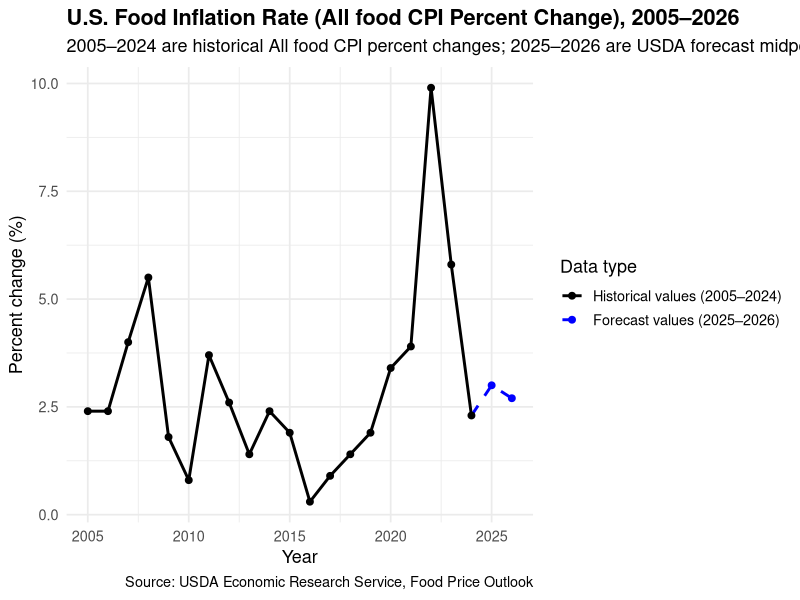
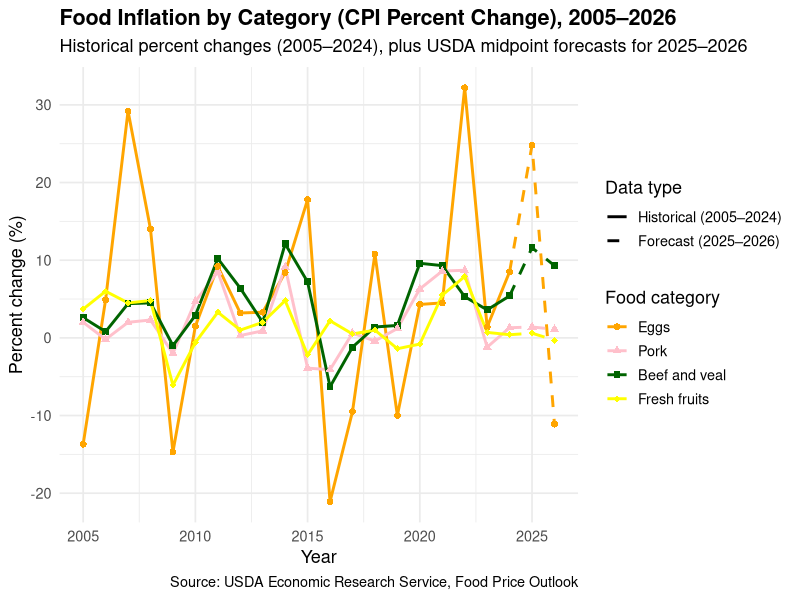
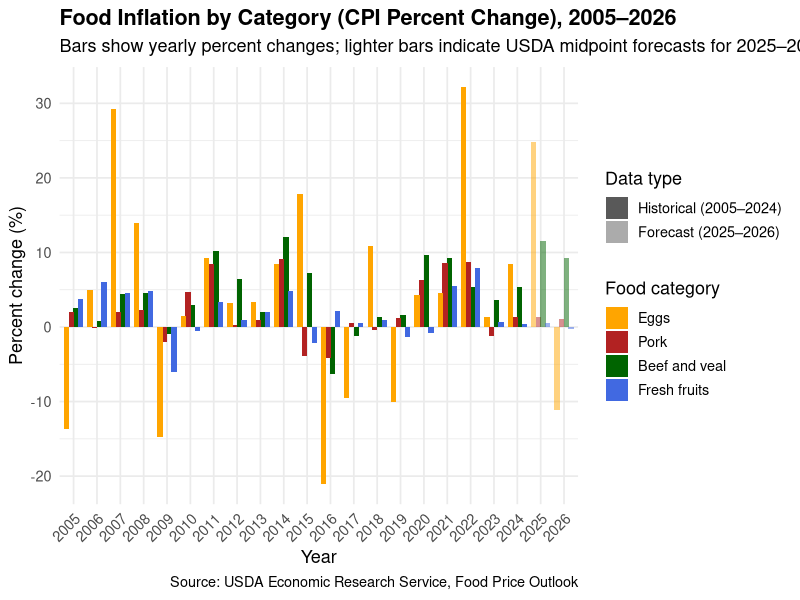
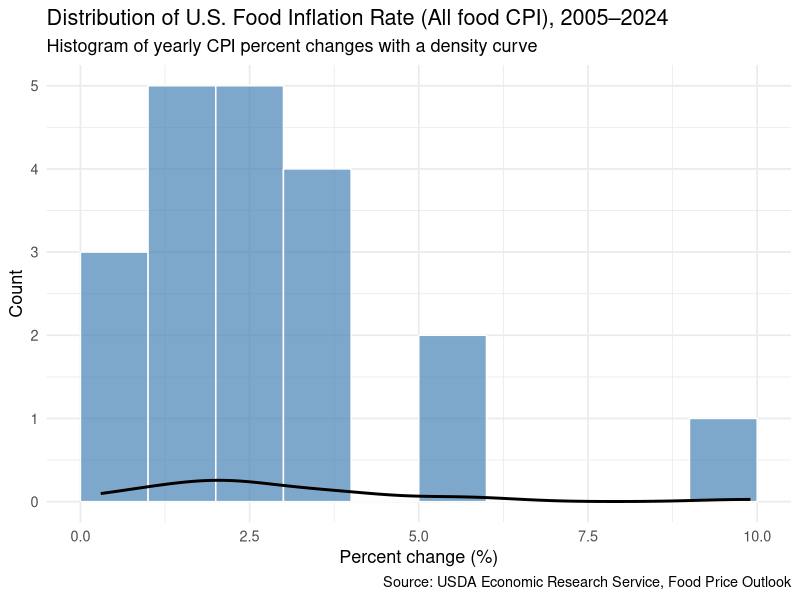

The R script that drew these images, in order:
# Install tidyverse 
install.packages("tidyverse")
library(tidyverse)

# Load CPI data (reproducible within GitHub)
historical_raw <- read_csv("Data Sources (CSV)/historicalcpi.csv")
forecast_raw   <- read_csv("Data Sources (CSV)/CPIForecast.csv")

View(historical_raw) 
View(forecast_raw)   

# Data wrangling + cleaning: All food CPI (Historical: 2005–2024)
allfood_hist <- historical_raw %>%
  filter(str_detect(`Consumer Price Index item`, "All food"),
         Year >= 2005, Year <= 2024) %>%
  mutate(Year = as.integer(Year)) %>%
  rename(pct_change = `Percent change`) %>%
  mutate(type = "Historical") %>%
  select(Year, pct_change, type)

View(allfood_hist)

# Data wrangling + cleaning: All food CPI (Forecast: 2025–2026 midpoints)
allfood_fc <- forecast_raw %>%
  filter(`Top-level` == "All food") %>%
  filter(is.na(Aggregate)) %>%
  filter(Attribute %in% c("Mid point of prediction interval 2025",
                          "Mid point of prediction interval 2026")) %>%
  mutate(
    Year       = parse_number(Attribute),
    pct_change = Value,
    type       = "Forecast"
  ) %>%
  select(Year, pct_change, type)

View(allfood_fc)

# Combine datasets: All food CPI (Historical + Forecast)
allfood_cpi <- bind_rows(allfood_hist, allfood_fc) %>%
  arrange(Year)

View(allfood_cpi)

# Helper datasets for Plot 1: make the dashed forecast line start at 2024 (last historical year)
forecast_line <- allfood_hist %>%
  filter(Year == 2024) %>%
  mutate(type = "Forecast") %>%
  bind_rows(allfood_fc %>%
              mutate(type = "Forecast"))

lines_df <- bind_rows(
  allfood_hist %>% mutate(type = "Historical"),
  forecast_line
) %>%
  mutate(type = factor(type, levels = c("Historical", "Forecast")))

points_df <- bind_rows(
  allfood_hist %>% mutate(type = "Historical"),
  allfood_fc   %>% mutate(type = "Forecast")
) %>%
  mutate(type = factor(type, levels = c("Historical", "Forecast")))

# Plot 1: All food CPI percent change over time
food_cpi_plot <- ggplot(lines_df,
                        aes(x = Year,
                            y = pct_change,
                            linetype = type,
                            color    = type)) +
  geom_line(linewidth = 1) +
  geom_point(data = points_df,
             aes(x = Year, y = pct_change,
                 color = type),
             size = 2) +
  scale_linetype_manual(
    name   = "Data type",
    breaks = c("Historical", "Forecast"),
    values = c("Historical" = "solid",
               "Forecast"   = "dashed"),
    labels = c("Historical values (2005–2024)",
               "Forecast values (2025–2026)")
  ) +
  scale_color_manual(
    name   = "Data type",
    breaks = c("Historical", "Forecast"),
    values = c("Historical" = "black",
               "Forecast"   = "blue"),
    labels = c("Historical values (2005–2024)",
               "Forecast values (2025–2026)")
  ) +
  labs(
    title    = "U.S. Food Inflation Rate (All food CPI Percent Change), 2005–2026",
    subtitle = "2005–2024 are historical All food CPI percent changes; 2025–2026 are USDA forecast midpoints",
    x        = "Year",
    y        = "Percent change (%)",
    caption  = "Source: USDA Economic Research Service, Food Price Outlook"
  ) +
  theme_minimal(base_size = 13) +
  theme(
    legend.position = "right",
    plot.title      = element_text(face = "bold"),
    plot.subtitle   = element_text(margin = margin(b = 8))
  )

food_cpi_plot

# Data wrangling + cleaning: Four categories (Eggs, Pork, Beef and veal, Fresh fruits)
items4 <- c("Eggs", "Pork", "Beef and veal", "Fresh fruits")

hist_4items <- historical_raw %>%
  filter(`Consumer Price Index item` %in% items4,
         Year >= 2005, Year <= 2024) %>%
  mutate(
    item       = `Consumer Price Index item`,
    Year       = as.integer(Year),
    pct_change = `Percent change`,
    type       = "Historical"
  ) %>%
  select(item, Year, pct_change, type)

View(hist_4items)

# Data wrangling + cleaning: Four categories forecast values (2025–2026 midpoints)
eggs_fc <- forecast_raw %>%
  filter(`Top-level` == "All food",
         Aggregate   == "Food at home",
         `Mid-level` == "Eggs",
         str_detect(Attribute, "Mid point of prediction interval")) %>%
  mutate(
    item       = "Eggs",
    Year       = parse_number(Attribute),
    pct_change = Value,
    type       = "Forecast"
  ) %>%
  filter(Year %in% c(2025, 2026)) %>%
  select(item, Year, pct_change, type)

pork_fc <- forecast_raw %>%
  filter(`Top-level` == "All food",
         Aggregate   == "Food at home",
         `Mid-level` == "Meats, poultry, and fish",
         `Low-level` == "Meats",
         Disaggregate == "Pork",
         str_detect(Attribute, "Mid point of prediction interval")) %>%
  mutate(
    item       = "Pork",
    Year       = parse_number(Attribute),
    pct_change = Value,
    type       = "Forecast"
  ) %>%
  filter(Year %in% c(2025, 2026)) %>%
  select(item, Year, pct_change, type)

beef_fc <- forecast_raw %>%
  filter(`Top-level` == "All food",
         Aggregate   == "Food at home",
         `Mid-level` == "Meats, poultry, and fish",
         `Low-level` == "Meats",
         Disaggregate == "Beef and veal",
         str_detect(Attribute, "Mid point of prediction interval")) %>%
  mutate(
    item       = "Beef and veal",
    Year       = parse_number(Attribute),
    pct_change = Value,
    type       = "Forecast"
  ) %>%
  filter(Year %in% c(2025, 2026)) %>%
  select(item, Year, pct_change, type)

freshfruits_fc <- forecast_raw %>%
  filter(`Top-level` == "All food",
         Aggregate   == "Food at home",
         `Mid-level` == "Fruits and vegetables",
         `Low-level` == "Fresh fruits and vegetables",
         `Disaggregate` == "Fresh fruits",
         str_detect(Attribute, "Mid point of prediction interval")) %>%
  mutate(
    item       = "Fresh fruits",
    Year       = parse_number(Attribute),
    pct_change = Value,
    type       = "Forecast"
  ) %>%
  filter(Year %in% c(2025, 2026)) %>%
  select(item, Year, pct_change, type)

fc_4items <- bind_rows(eggs_fc, pork_fc, beef_fc, freshfruits_fc)

View(fc_4items)

# Helper datasets for Plot 2: make the dashed forecast segment start at 2024 for each category
forecast_line_4items <- hist_4items %>%
  filter(Year == 2024) %>%
  mutate(type = "Forecast") %>%
  bind_rows(fc_4items)

lines_4items <- bind_rows(hist_4items, forecast_line_4items) %>%
  mutate(
    type = factor(type, levels = c("Historical", "Forecast")),
    item = factor(item, levels = c("Eggs", "Pork", "Beef and veal", "Fresh fruits"))
  )

points_4items <- bind_rows(hist_4items, fc_4items) %>%
  mutate(
    type = factor(type, levels = c("Historical", "Forecast")),
    item = factor(item, levels = c("Eggs", "Pork", "Beef and veal", "Fresh fruits"))
  )

# Plot 2: Four-category trend comparison
cpi_4items_plot <- ggplot(lines_4items,
                          aes(x = Year,
                              y = pct_change,
                              color    = item,
                              linetype = type)) +
  geom_line(linewidth = 1) +
  geom_point(data = points_4items,
             aes(shape = item, color = item),
             size = 2) +
  scale_linetype_manual(
    name   = "Data type",
    values = c("Historical" = "solid",
               "Forecast"   = "dashed"),
    labels = c("Historical (2005–2024)",
               "Forecast (2025–2026)")
  ) +
  scale_color_manual(
    name   = "Food category",
    values = c("Eggs"          = "orange",
               "Pork"          = "pink",
               "Beef and veal" = "darkgreen",
               "Fresh fruits"  = "yellow")
  ) +
  scale_shape_manual(
    name   = "Food category",
    values = c("Eggs"          = 16,
               "Pork"          = 17,
               "Beef and veal" = 15,
               "Fresh fruits"  = 18)
  ) +
  labs(
    title    = "Food Inflation by Category (CPI Percent Change), 2005–2026",
    subtitle = "Historical percent changes (2005–2024), plus USDA midpoint forecasts for 2025–2026",
    x        = "Year",
    y        = "Percent change (%)",
    caption  = "Source: USDA Economic Research Service, Food Price Outlook"
  ) +
  theme_minimal(base_size = 13) +
  theme(
    legend.position = "right",
    plot.title      = element_text(face = "bold"),
    plot.subtitle   = element_text(margin = margin(b = 8))
  )

cpi_4items_plot

# Data wrangling: combine historical + forecast for bar chart view
cpi_4items_all <- bind_rows(hist_4items, fc_4items) %>% 
  mutate(
    type = factor(type, levels = c("Historical", "Forecast")),
    item = factor(item, levels = c("Eggs", "Pork", "Beef and veal", "Fresh fruits"))
  )

# Plot 3: Grouped bar chart
cpi_4items_bar <- ggplot(
  cpi_4items_all,
  aes(x = factor(Year),
      y = pct_change,
      fill  = item,
      alpha = type)
) +
  geom_col(position = position_dodge(width = 0.8)) +
  scale_fill_manual(
    name   = "Food category",
    values = c("Eggs"          = "orange",
               "Pork"          = "firebrick",
               "Beef and veal" = "darkgreen",
               "Fresh fruits"  = "royalblue")
  ) +
  scale_alpha_manual(
    name   = "Data type",
    values = c("Historical" = 1,
               "Forecast"   = 0.5),
    labels = c("Historical (2005–2024)",
               "Forecast (2025–2026)")
  ) +
  labs(
    title    = "Food Inflation by Category (CPI Percent Change), 2005–2026",
    subtitle = "Bars show yearly percent changes; lighter bars indicate USDA midpoint forecasts for 2025–2026",
    x        = "Year",
    y        = "Percent change (%)",
    caption  = "Source: USDA Economic Research Service, Food Price Outlook"
  ) +
  theme_minimal(base_size = 13) +
  theme(
    legend.position = "right",
    plot.title      = element_text(face = "bold"),
    plot.subtitle   = element_text(margin = margin(b = 8)),
    axis.text.x     = element_text(angle = 45, hjust = 1)
  )

cpi_4items_bar

# Table: historical mean/min/max (2005–2024) + forecast midpoints (2025–2026)
summary_4items <- hist_4items %>%
  group_by(item) %>%
  summarise(
    mean_2005_2024 = mean(pct_change, na.rm = TRUE),
    min_2005_2024  = min(pct_change, na.rm = TRUE),
    max_2005_2024  = max(pct_change, na.rm = TRUE)
  ) %>%
  left_join(
    fc_4items %>%
      select(item, Year, pct_change) %>%
      tidyr::pivot_wider(
        names_from  = Year,
        values_from = pct_change,
        names_prefix = "forecast_"
      ),
    by = "item"
  ) %>%
  mutate(
    across(where(is.numeric), ~ round(.x, 1))
  ) %>%
  arrange(item)

summary_4items

# Table 1: cleaned version of the summary table
summary_4items_pretty <- summary_4items %>%
  rename(
    Item                 = item,
    `Mean 2005–2024 (%)` = mean_2005_2024,
    `Min 2005–2024 (%)`  = min_2005_2024,
    `Max 2005–2024 (%)`  = max_2005_2024,
    `Forecast 2025 (%)`  = forecast_2025,
    `Forecast 2026 (%)`  = forecast_2026
  ) %>%
  mutate(
    across(where(is.numeric), ~ round(.x, 1))
  ) %>%
  arrange(Item)

View(summary_4items_pretty)

# Table 2: three highest and three lowest historical inflation years (All food, 2005–2024)
allfood_extremes <- allfood_hist %>%
  select(Year, pct_change) %>%
  arrange(desc(pct_change)) %>%
  slice_head(n = 3) %>%
  mutate(Rank = paste0("Highest #", row_number())) %>%
  bind_rows(
    allfood_hist %>%
      select(Year, pct_change) %>%
      arrange(pct_change) %>%
      slice_head(n = 3) %>%
      mutate(Rank = paste0("Lowest #", row_number()))
  ) %>%
  mutate(pct_change = round(pct_change, 1)) %>%
  select(Rank, Year, pct_change) %>%
  arrange(desc(pct_change))

allfood_extremes_pretty <- allfood_extremes %>%
  rename(`Percent change (%)` = pct_change)

View(allfood_extremes_pretty)

# Plot 4: distribution of historical All food CPI percent changes (2005–2024)
allfood_dist_plot <- ggplot(allfood_hist, aes(x = pct_change)) +
  geom_histogram(
    binwidth = 1,
    boundary = 0,
    fill = "steelblue",
    color = "white",
    alpha = 0.7
  )+
  geom_density(aes(y = after_stat(density) * 1), linewidth = 1) +
  labs(
    title = "Distribution of U.S. Food Inflation Rate (All food CPI), 2005–2024",
    subtitle = "Histogram of yearly CPI percent changes with a density curve",
    x = "Percent change (%)",
    y = "Count",
    caption = "Source: USDA Economic Research Service, Food Price Outlook"
  ) +
  theme_minimal(base_size = 13)

allfood_dist_plot
